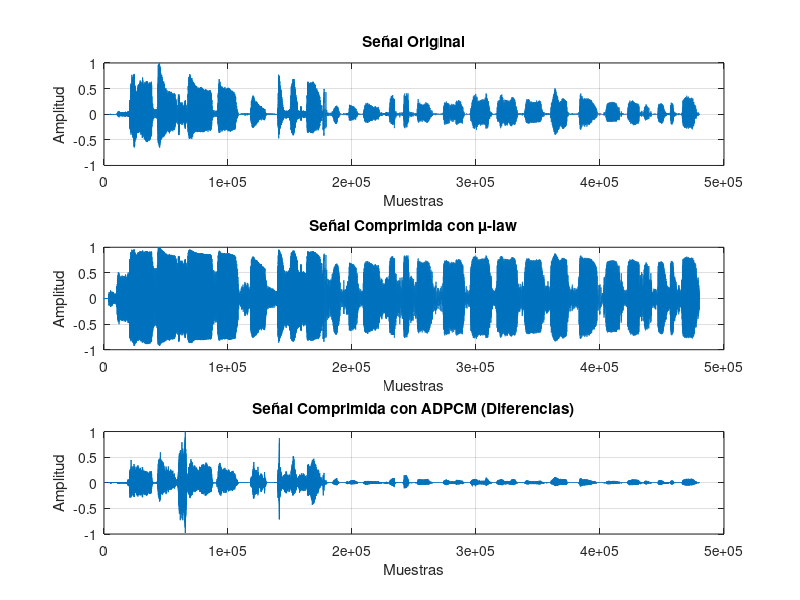

This figure's MATLAB source:
% Paso 3: Compresión µ-law y ADPCM
clear; clc;

% Cargar el archivo raw
load('raw_signal_jeff.mat'); 

% Parámetros
mu = 255;  % Parámetro µ para compresión µ-law

% 1. Compresión µ-law
mu_law_signal = sign(signal) .* log(1 + mu * abs(signal)) / log(1 + mu); % Compresión µ-law
mu_law_signal = mu_law_signal / max(abs(mu_law_signal));  % Normalización

% 2. Compresión ADPCM
% Implementar la compresión ADPCM (usamos una aproximación simple aquí)
% Primero, calculamos las diferencias (delta) entre las muestras consecutivas
adpcm_signal = diff(signal);  % Diferencias entre muestras
adpcm_signal = adpcm_signal / max(abs(adpcm_signal));  % Normalización para ADPCM

% 3. Calcular la razón de compresión para µ-law
compression_ratio_mu = length(signal) / length(mu_law_signal);

% 4. Calcular el MSE para ADPCM
mse_adpcm = mean((signal(2:end) - adpcm_signal).^2);  % Comparar señal original y ADPCM

% Graficar las señales en una sola figura con tres subgráficas
figure;

% Subgráfico 1: Señal Original
subplot(3, 1, 1);
plot(signal);
title('Señal Original');
xlabel('Muestras');
ylabel('Amplitud');
grid on;

% Subgráfico 2: Señal Comprimida con µ-law
subplot(3, 1, 2);
plot(mu_law_signal);
title('Señal Comprimida con µ-law');
xlabel('Muestras');
ylabel('Amplitud');
grid on;

% Subgráfico 3: Señal Comprimida con ADPCM
subplot(3, 1, 3);
plot(adpcm_signal);
title('Señal Comprimida con ADPCM (Diferencias)');
xlabel('Muestras');
ylabel('Amplitud');
grid on;

% Guardar esta figura como una sola imagen
saveas(gcf, 'grafica_comparativa.png'); 

% Mostrar resultados de la compresión
disp(['Razón de compresión para µ-law: ', num2str(compression_ratio_mu)]);
disp(['MSE para ADPCM: ', num2str(mse_adpcm)]);
